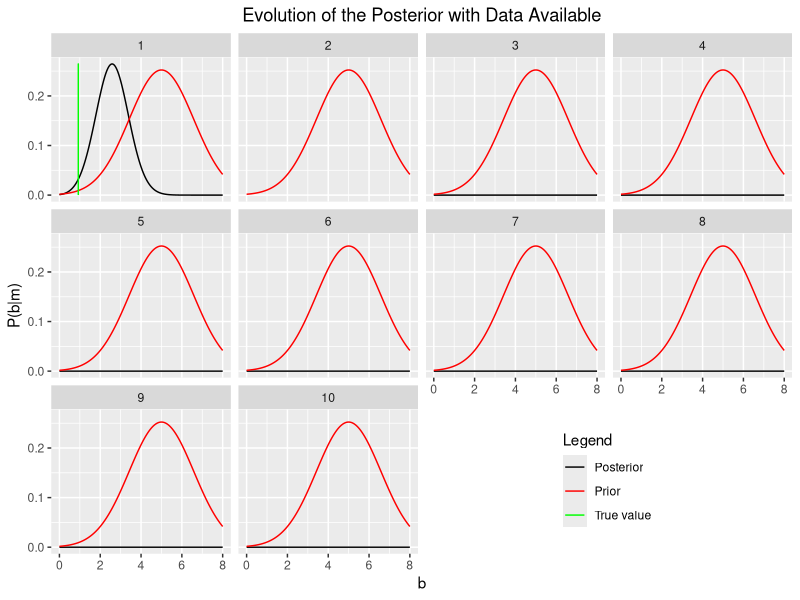
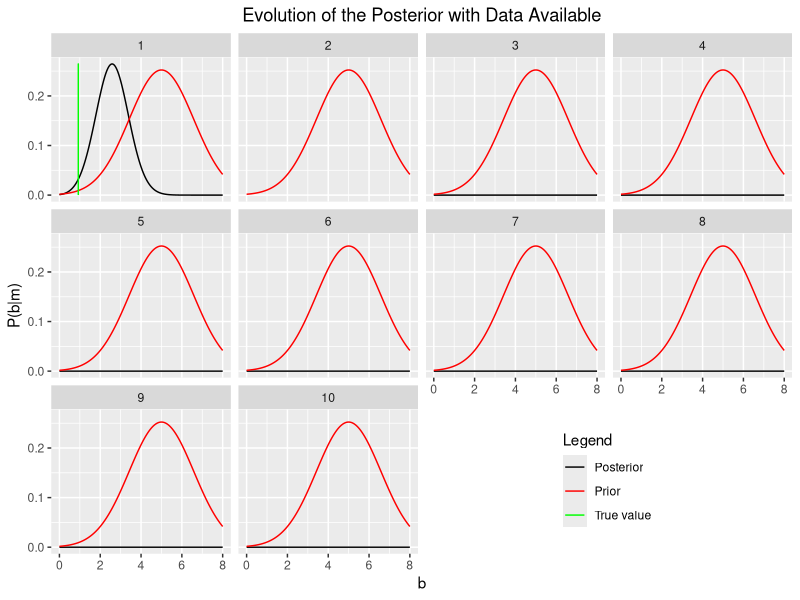

Source code (R) for these figures, in order:
#Script to plot the evolution in the light of the new evidence
library(ggplot2)



bstar=5;sigmab=sqrt(2.5) #This values are taken from posterior.R
df=read.csv('stored_evolution.csv');df=df[,-1];df=as.matrix(df)
n=dim(df)[1]
sites=matrix(rep(0,n*10),n,10)

for(k in 1:10){
		temp=rep(k,n)
		
		sites[,k]=temp
}
sites=expand.grid(sites);
b=seq(0,8,length=dim(df)[1])
B=rep(b,10);
pri=dnorm(b,bstar,sigmab)
P=rep(pri,10);
Tru=rep(0.925,n*10)
posterior=data.frame(b=B,posterior=expand.grid(df),site=sites,prior=P,TV=Tru)		
names(posterior)=c('b','post','site','prior','TV')




#Plotting

g=ggplot(posterior,aes(b,post),size=1)+facet_wrap(~site)
g=g+geom_line(aes(col='Posterior'))

#Plotting the prior
g=g+geom_line(aes(y=prior,col='Prior'))
g=g+scale_color_manual('Legend',values=c('black','red','green'))

#Adding the true value to the scale

g=g+geom_line(aes(x=TV,col='True value'))

#Labels
g=g+labs(x='b',y='P(b|m)',title='Evolution of the Posterior with Data Available')

g=g+theme(plot.title=element_text(hjust=0.5),legend.position=c(0.75,0.15))
print(g)

#Saving the plot
ggsave('../../Tesis/FigChap3/posterior_evolution.jpg')
